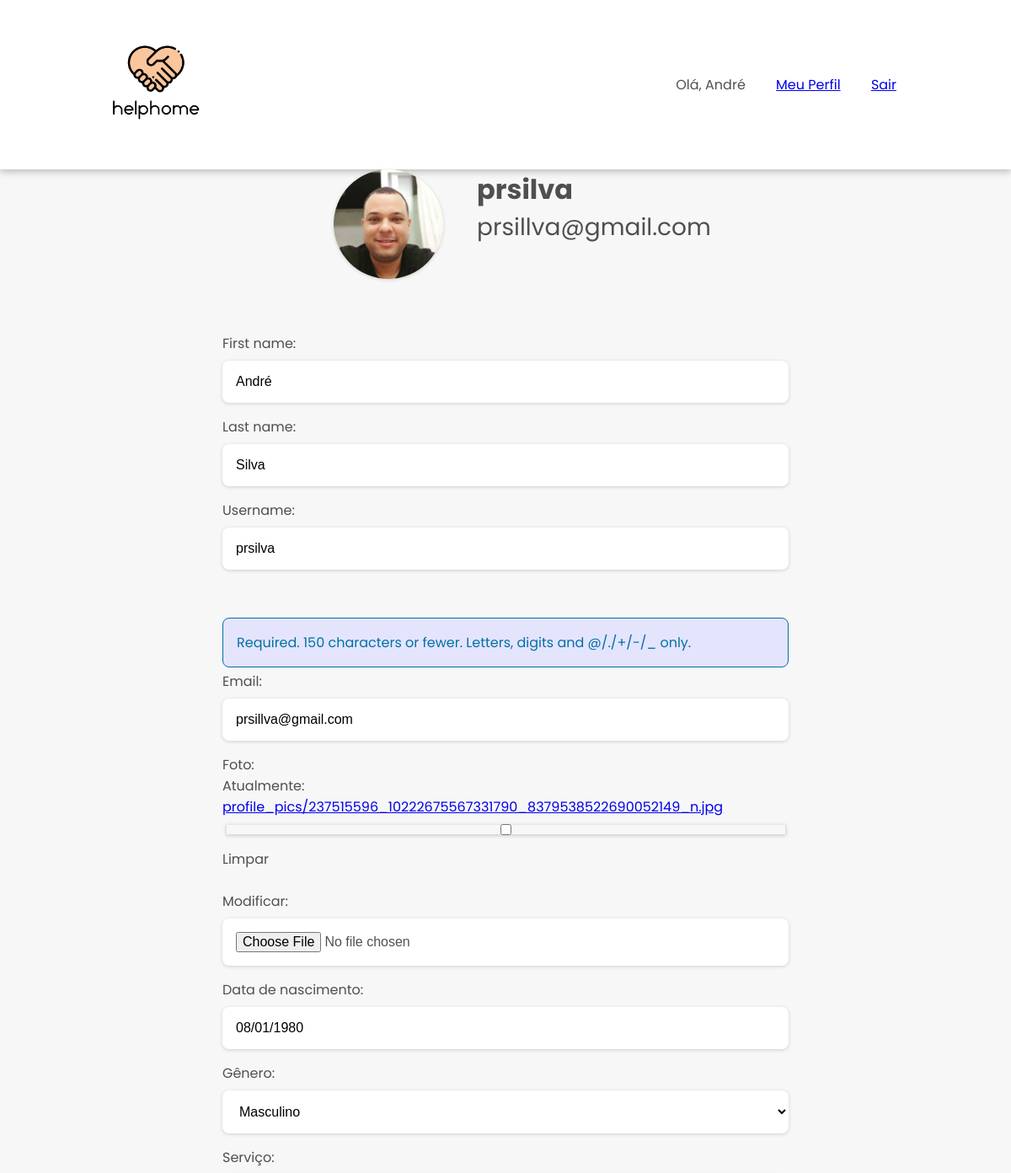
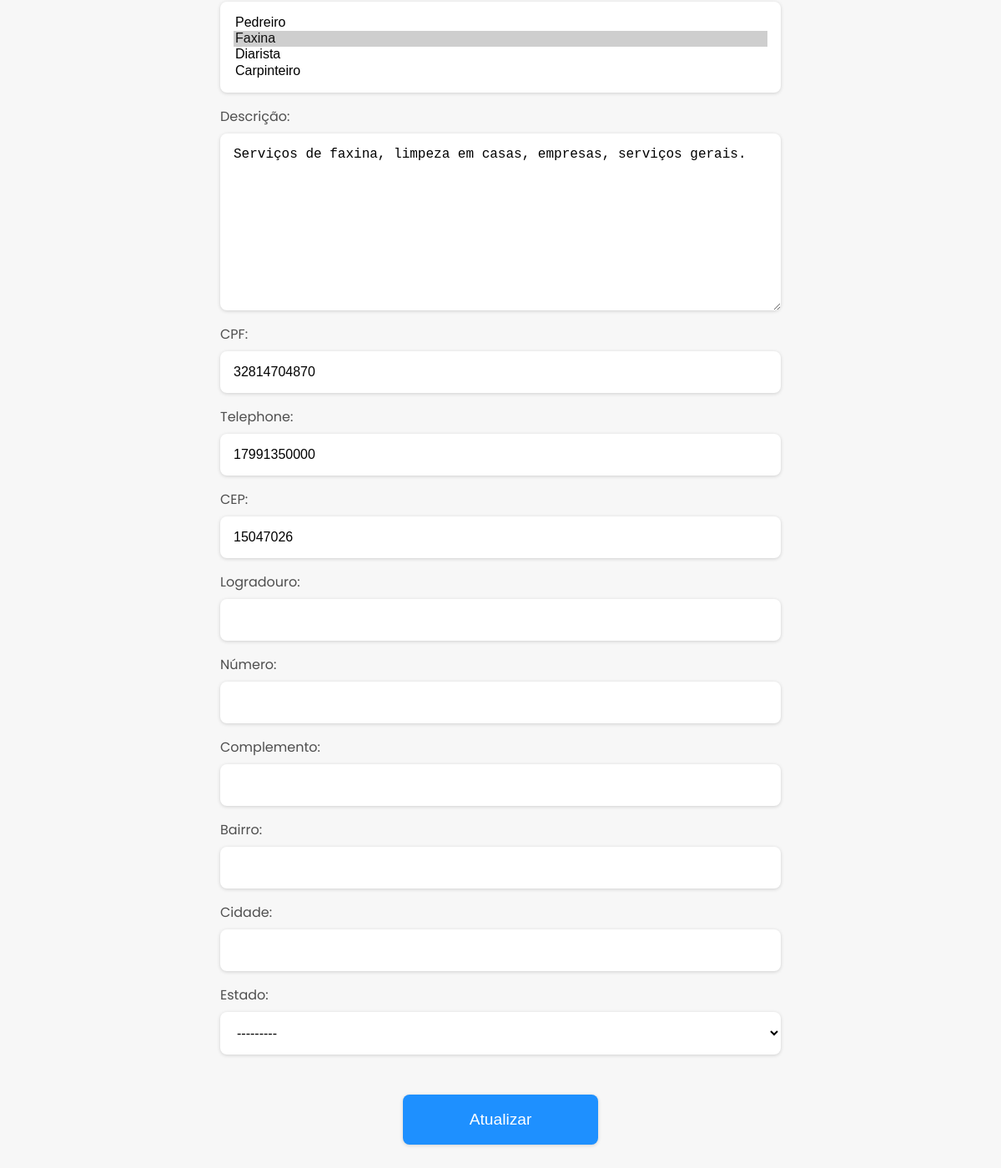
Screenshot of /accounts/profile/ (signed in) with the database file from the repository (2 pictures, top to bottom).
### core/models.py (models this page shows, shortened)
class Profile(models.Model):
    STATES = (('AC', 'Acre'), ('AL', 'Alagoas'), ('AP', 'Amapá'), ('AM', 'Amazonas'), ('BA', 'Bahia'),
              ('CE', 'Ceará'), ('ES', 'Espírito Santo'), ('GO', 'Goiás'), ('MA', 'Maranhão'),
              ('MT', 'Mato Grosso'), ('MS', 'Mato Grosso do Sul'), ('MG', 'Minas Gerais'),
              ('PA', 'Pará'), ('PB', 'Paraíba'), ('PR', 'Paraná'), ('PE', 'Pernambuco'), ('PI', 'Piauí'),
              ('RJ', 'Rio de Janeiro'), ('RN', 'Rio Grande do Norte'), ('RS', 'Rio Grande do Sul'),
              ('RO', 'Rondônia'), ('RR', 'Roraima'), ('SC', 'Santa Catarina'), ('SP', 'São Paulo'),
              ('SE', 'Sergipe'), ('TO', 'Tocantins'), ('DF', 'Distrito Federal'),
              )
    GENDER = (
        ('M', 'Masculino'),
        ('F', 'Feminino'),
        ('O', 'Outro'),
    )
    user = models.OneToOneField(User, on_delete=models.CASCADE, verbose_name='Usuário', related_name='profile')
    picture = models.ImageField(verbose_name='Foto', null=True, blank=True, default='profile_pics/default.png',
                                upload_to='profile_pics')
    birth_date = models.DateField(verbose_name='Data de nascimento', blank=True, null=True)
    gender = models.CharField(max_length=1, choices=GENDER, verbose_name='Gênero', blank=True, null=True)
    services = models.ManyToManyField(Service, verbose_name='Serviço', blank=True, related_name='profile')
    profile_description = models.TextField(max_length=500, verbose_name='Descrição', blank=True, null=True)
    social_number = models.CharField(max_length=11, verbose_name='CPF', unique=True, blank=True, null=True)
    phone_number = models.CharField(max_length=11, verbose_name='Telephone', blank=True, null=True)
    zip_code = models.CharField(max_length=8, verbose_name='CEP', blank=True, null=True)
    street = models.CharField(max_length=100, verbose_name='logradouro', blank=True, null=True)
    number = models.CharField(max_length=8, verbose_name='Número', blank=True, null=True)
    complement = models.CharField(max_length=100, verbose_name='Complemento', blank=True, null=True)
    district = models.CharField(max_length=100, verbose_name='Bairro', blank=True, null=True)
    city = models.CharField(max_length=50, verbose_name='Cidade', blank=True, null=False)
    state = models.CharField(max_length=2, choices=STATES, verbose_name='Estado', blank=True, null=True)
    created = models.DateTimeField(auto_now_add=True, verbose_name='Criado em')
    modified = models.DateTimeField(auto_now=True, verbose_name='Modificado em')
    class Meta:
        verbose_name = 'Perfil'
        verbose_name_plural = 'Perfis'
        ordering = ['created']

### core/views.py (the view)
# urls.py: path('accounts/profile/', views.profile, name='profile'),
@login_required
def profile(request):
    if request.method == 'POST':
        user_form = UserUpdateForm(request.POST, instance=request.user)
        profile_form = ProfileUpdateForm(request.POST,
                                         request.FILES,
                                         instance=request.user.profile)
        if user_form.is_valid() and profile_form.is_valid():
            user_form.save()
            profile_form.save()
            messages.success(request, f'Sua conta foi atualizada!')
            return redirect('profile')
    else:
        user_form = UserUpdateForm(instance=request.user)
        profile_form = ProfileUpdateForm(instance=request.user.profile)
    context = {
        'user_form': user_form,
        'profile_form': profile_form
    }
    return render(request, 'core/profile.html', context)

### core/forms.py
class UserUpdateForm(forms.ModelForm):
    email = forms.EmailField()
    class Meta:
        model = User
        fields = ['first_name','last_name','username', 'email',]

class ProfileUpdateForm(forms.ModelForm):
    class Meta:
        model = Profile
        exclude = ['created', 'modified', 'user']
        picture = forms.ImageField(widget=ImagePreviewWidget,)

### core/models.py (called while the page is built)
    def __str__(self):
        return str(self.name)

### templates/core/profile.html (shortened to what this page needs)
{% extends "base.html" %}
{% load account socialaccount %}
{% block content%}
<div class="content-section">
        <div class="media">
            <img src="{{ user.profile.picture.url}}" alt="">
            <div class='card-body'>
            <h2>{{user.username}}</h2>
            <p>{{user.email}}</p>
            </div>
        </div>
        <form method="post" action="" enctype="multipart/form-data">
              {{ user_form }}
              {{ profile_form }}
           <center> <button type="submit">Atualizar</button></center>
        </form>
</div>
{% endblock content%}

### templates/base.html (shortened to what this page needs)
{% load static %}
{% load pwa%}
<!DOCTYPE html>
<html lang="pt-br">
<head>
    <link rel="stylesheet" type="text/css" href="{% static 'css/main.css' %}">
</head>
<body>
    <header>
        <section class="header-container">
        <div class="logo-area">
                    <a href="{% url 'home' %}" class="title"><img src="{% static 'assets/logo.png'%}" alt="Logotipo" class="logo"></a>
        </div>
        <div class="auth">
                    {% if user.is_authenticated %}
                        <p><span class="auth-item">Olá, {{ request.user.first_name }}</span>
                            <span><a href="{% url 'profile'%}">Meu Perfil</a></span>
                            <span><a href="{% url 'deslogar_usuario' %}">Sair</a></span></p>
                    {%else%}
                        <p><a href="{% url 'logar_usuario' %}">Entrar</a><a href="{% url 'cadastrar_usuario' %}">Cadastre-se</a></p>
                    {% endif %}
        </div>
    </section>
</header>
<div class="container">
{% block content %} {% endblock %}
</div>
</body>
</html>

### static/css/main.css (style rules this page uses)
:root { font-size: 16px; font-family: 'Poppins', sans-serif; }
* { box-sizing: border-box; }
body { background-color: #f7f7f7; box-sizing: border-box; padding: 0; margin: 0; color: rgba(41, 41, 41, 0.82); }
.container { max-width: 60rem; min-width: 30rem; margin: 0 auto; }
.header-container { max-width: 60rem; margin: 0 auto; display: flex; justify-content: space-between; align-items: center; }
header { background-color: rgb(255, 255, 255 ); padding: 2rem 0; box-shadow: rgba(0, 0, 0, 0.24) 0px 3px 8px; }
h2 { font-size: 2rem; }
form { display: flex; flex-direction: column; margin-top: 2rem; max-width: 70%; margin: 0 auto; padding-top: 2rem; margin-bottom: 10rem; }
input, select, textarea { background-color: white; margin-top: .5rem; margin-bottom: 1rem; padding: 1rem; border: none; outline: none; font-size: 1rem; border-radius: .5rem; box-shadow: rgba(0, 0, 0, 0.16) 0px 1px 4px; }
button, input[type='submit'] { margin-top: 2rem; padding: 1.2rem 5rem; font-size: 1.2rem; color: white; background-color: dodgerblue; border: none; border-radius: .5rem; box-shadow: rgba(0, 0, 0, 0.16) 0px 1px 4px; max-width: fit-content; margin-left: auto; }
.auth > p > * { padding: 0 1rem; }
.auth > p:last-child { padding-right: 0px; }
.media { display: flex; justify-content: center; margin-bottom: 2rem; }
.media > img { object-fit: cover; width: 130px; height: 130px; border-radius: 50%; margin-right: 2.5rem; box-shadow: rgba(0, 0, 0, 0.16) 0px 1px 4px; }
.card-body > h2 { margin: 0px; }
.card-body > p { font-size: 1.75rem; margin: 0px; }
.helptext { padding: 1rem; color: rgb(0, 113, 165); background-color: rgb(228, 228, 253); border: 1px solid rgb(0, 113, 165); border-radius: .5rem; margin-top: 1rem; margin-bottom: .25rem; }
img { object-fit: cover; width: 130px; height: 130px; border-radius: 50%; margin-left: 2.5rem; box-shadow: rgba(0, 0, 0, 0.16) 0px 1px 4px; }
.logo { border-radius: 0px; box-shadow: none; object-fit: contain; margin: 0px; }

### rows the page displays
Profile: birth_date "08/01/1980", gender "Masculino", profile_description "Serviços de faxina, limpeza em casas, empresas, serviços gerais.", social_number "32814704870", phone_number "17991350000", zip_code "15047026", state "---------"

### other values shown
{{ request.user.first_name }} "André"
{{ user.username }} "prsilva"
{{ user.email }} "prsillva@gmail.com"
